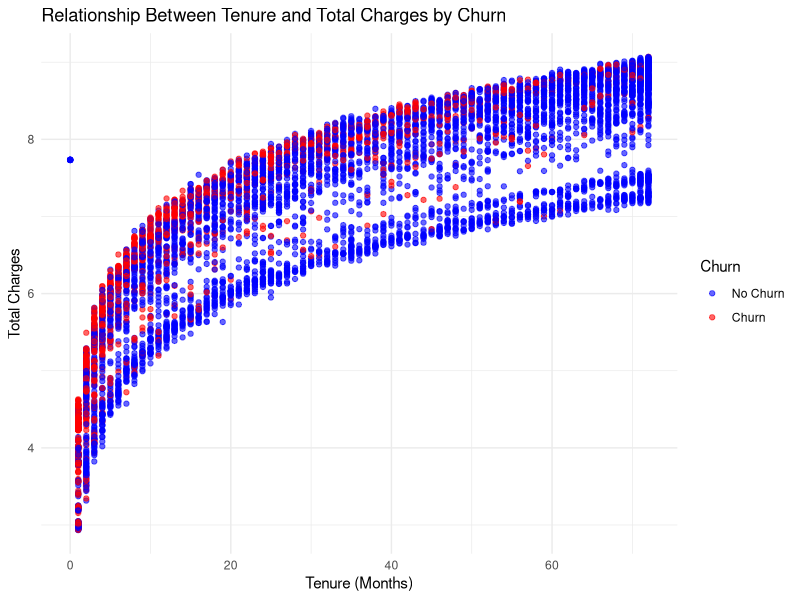
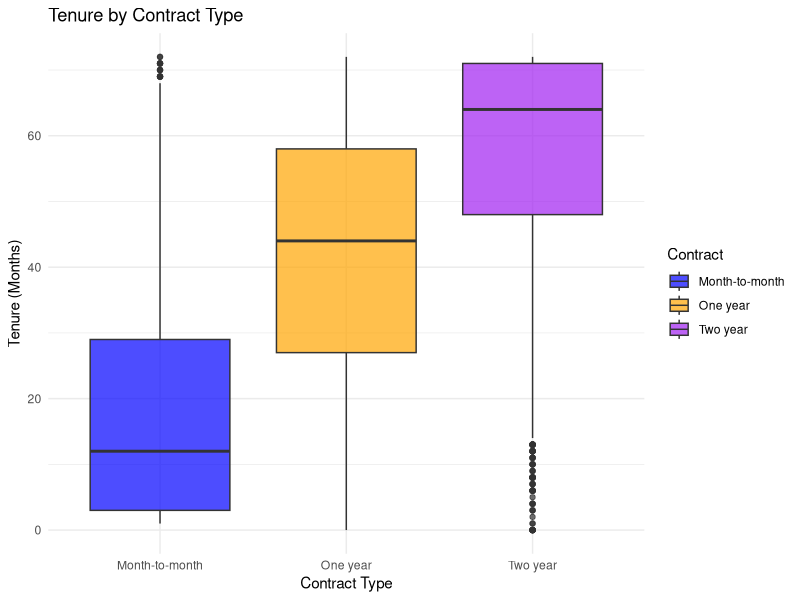
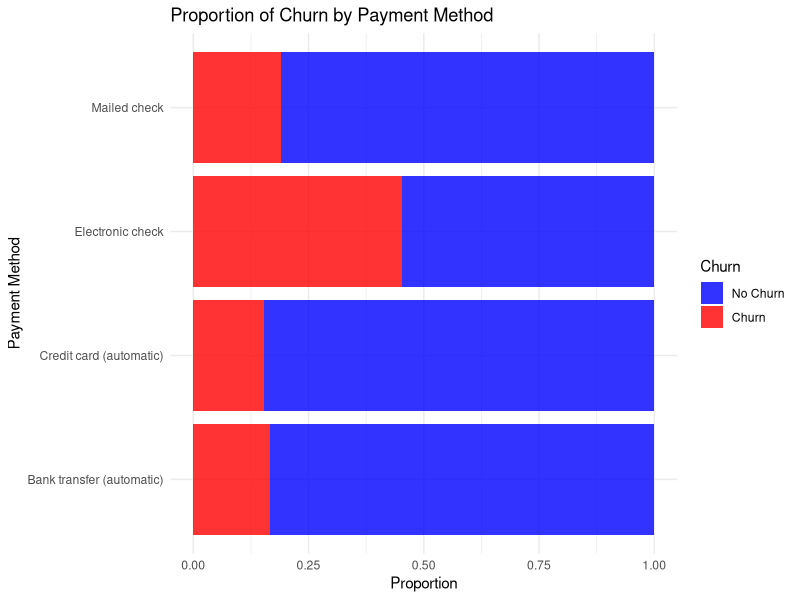
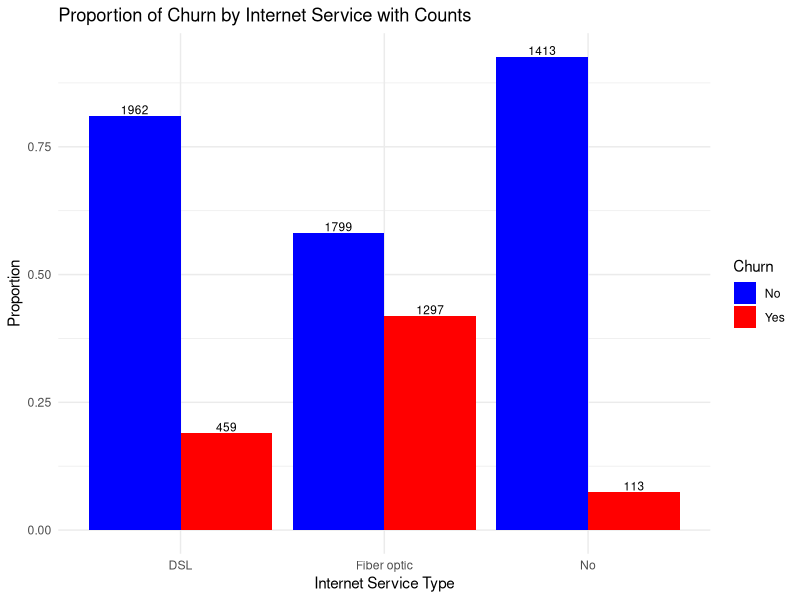
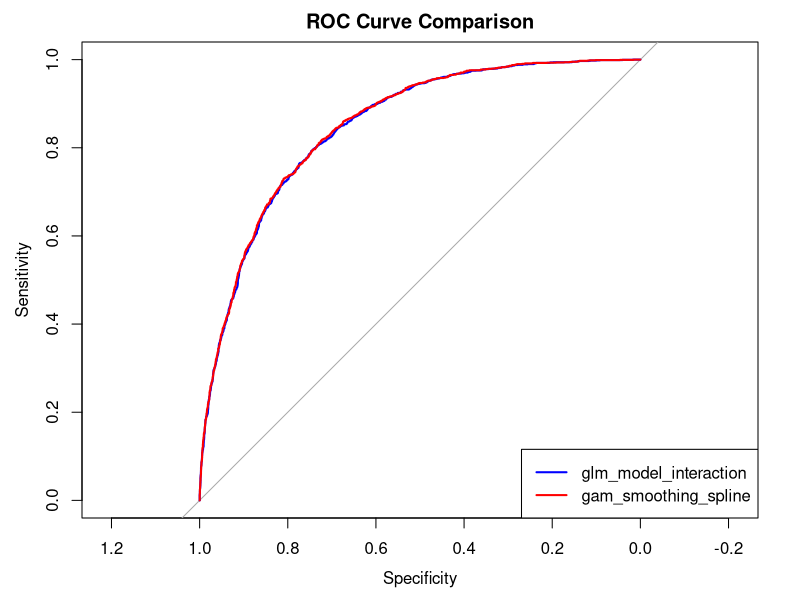

These figures' R source, in order:
## ---- chunk 1
knitr::opts_chunk$set(echo = TRUE)

## ---- chunk 2

# Load required libraries
library(ggplot2)
library(dplyr)
library(mgcv)
library(pROC)
library(caret)

# Load the data
data <- read.csv("telecom_customers_churn_cleaned.csv")
data$Churn <- ifelse(data$Churn == "Yes", 1, 0)
# Ensure variables are factors
data$Contract <- as.factor(data$Contract)
data$PaymentMethod <- as.factor(data$PaymentMethod)
data$Churn <- as.factor(data$Churn)
data$TotalCharges <- log(data$TotalCharges)
data$MonthlyCharges <- log(data$MonthlyCharges)
data$InternetService <- as.factor(data$InternetService)

#str(data)
#colSums(is.na(data))
## ---- chunk 3
# Ensure necessary libraries are installed
if(!require(ggplot2)) install.packages("ggplot2")

# Load the library
library(ggplot2)


ggplot(data, aes(x = tenure, y = TotalCharges, color = Churn)) +
  geom_point(alpha = 0.6) +
  labs(
    title = "Relationship Between Tenure and Total Charges by Churn",
    x = "Tenure (Months)",
    y = "Total Charges"
  ) +
  scale_color_manual(values = c("blue", "red"), labels = c("No Churn", "Churn")) +
  theme_minimal()
## ---- chunk 4

ggplot(data, aes(x = Contract, y = tenure, fill = Contract)) +
  geom_boxplot(alpha = 0.7) +
  labs(
    title = "Tenure by Contract Type",
    x = "Contract Type",
    y = "Tenure (Months)"
  ) +
  scale_fill_manual(values = c("blue", "orange", "purple")) +
  theme_minimal()
## ---- chunk 5

ggplot(data, aes(x = PaymentMethod, fill = Churn)) +
  geom_bar(position = "fill", alpha = 0.8) +
  labs(
    title = "Proportion of Churn by Payment Method",
    x = "Payment Method",
    y = "Proportion"
  ) +
  scale_fill_manual(values = c("blue", "red"), labels = c("No Churn", "Churn")) +
  theme_minimal() +
  coord_flip()
## ---- chunk 6
# Load necessary libraries
if (!require(ggplot2)) install.packages("ggplot2")
if (!require(dplyr)) install.packages("dplyr")

library(ggplot2)
library(dplyr)

# Create a dataset for proportions and counts
proportion_df <- data %>%
  group_by(InternetService, Churn) %>%
  summarise(Count = n()) %>%
  mutate(Total = sum(Count),
         Proportion = Count / Total)

# Plot the bar chart with counts displayed
ggplot(proportion_df, aes(x = InternetService, y = Proportion, fill = as.factor(Churn))) +
  geom_bar(stat = "identity", position = "dodge") +
  geom_text(aes(label = Count), position = position_dodge(width = 0.9), vjust = -0.2, size = 3) +
  labs(
    title = "Proportion of Churn by Internet Service with Counts",
    x = "Internet Service Type",
    y = "Proportion",
    fill = "Churn"
  ) +
  scale_fill_manual(values = c("blue", "red"), labels = c("No", "Yes")) +
  theme_minimal()
## ---- chunk 7

# Set 'No service' as the reference level for InternetService
data$InternetService <- relevel(data$InternetService, ref = "No")
# Confirm reference level
cat("Reference level for 'Contract':", levels(data$Contract)[1], "\n")
cat("Reference level for 'InternetService':", levels(data$InternetService)[1], "\n")
# Fit the GLM with interaction terms
glm_model_interaction <- glm(Churn ~ SeniorCitizen + Contract + PaymentMethod + 
                             tenure + TotalCharges + 
                             InternetService + OnlineSecurity + TechSupport + 
                             PaperlessBilling + MultipleLines, 
                             family = binomial, data = data)
# Check the summary
summary(glm_model_interaction)

## ---- chunk 8
library(pROC)
# Split data into training and test sets
set.seed(123)
train_indices <- sample(1:nrow(data), 0.7 * nrow(data))
train_data <- data[train_indices, ]
test_data <- data[-train_indices, ]

# Predict on training and test data
train_preds <- predict(glm_model_interaction, train_data, type = "response")
test_preds <- predict(glm_model_interaction, test_data, type = "response")

# Calculate performance metrics
library(pROC)
train_auc <- roc(train_data$Churn, train_preds)$auc
test_auc <- roc(test_data$Churn, test_preds)$auc

cat("Train AUC:", train_auc, "\n")
cat("Test AUC:", test_auc, "\n")
## ---- chunk 9
library(caret)

# Set up cross-validation
control <- trainControl(method = "cv", number = 10) # 10-fold cross-validation

# Train the model
cv_model <- train(Churn ~ SeniorCitizen + Contract + PaymentMethod + 
                  tenure + MonthlyCharges + TotalCharges + 
                  InternetService + InternetService:MonthlyCharges, 
                  data = data, method = "glm", family = "binomial", trControl = control)

# Check cross-validation results
print(cv_model)
## ---- chunk 10
library(mgcv)
data$TotalCharges_centered <- data$TotalCharges- mean(data$TotalCharges)
cat("Reference level for 'Contract':", levels(data$Contract)[1], "\n")
cat("Reference level for 'InternetService':", levels(data$InternetService)[1], "\n")
gam_smoothing_spline <- gam(Churn ~ SeniorCitizen + Contract + PaymentMethod + 
                             s(tenure) + s(TotalCharges_centered) + tenure +  TotalCharges +
                             InternetService + OnlineSecurity + TechSupport + 
                             PaperlessBilling + MultipleLines, 
                             family = binomial, data = data)

summary(gam_smoothing_spline)
## ---- chunk 11

library(pROC)

# Predictions for glm_model
pred1 <- predict(glm_model_interaction, type = "response")
roc1 <- roc(data$Churn, pred1)

pred2 <- predict(gam_smoothing_spline, type = "response")
roc2 <- roc(data$Churn, pred2)

# Plot ROC curves
plot(roc1, col = "blue", lwd = 2, main = "ROC Curve Comparison")
lines(roc2, col = "red", lwd = 2)
legend("bottomright", legend = c("glm_model_interaction", "gam_smoothing_spline"),
       col = c("blue", "red"), lwd = 2)

auc1 <- auc(roc1)
auc2 <- auc(roc2)
cat("AUC of Model glm_model_interaction:", auc1, "\n")
cat("AUC of Model gam_smoothing_spline:", auc2, "\n")
## ---- chunk 12
anova(glm_model_interaction, gam_smoothing_spline, test = "Chisq")
## ---- chunk 13
AIC(glm_model_interaction, gam_smoothing_spline)
